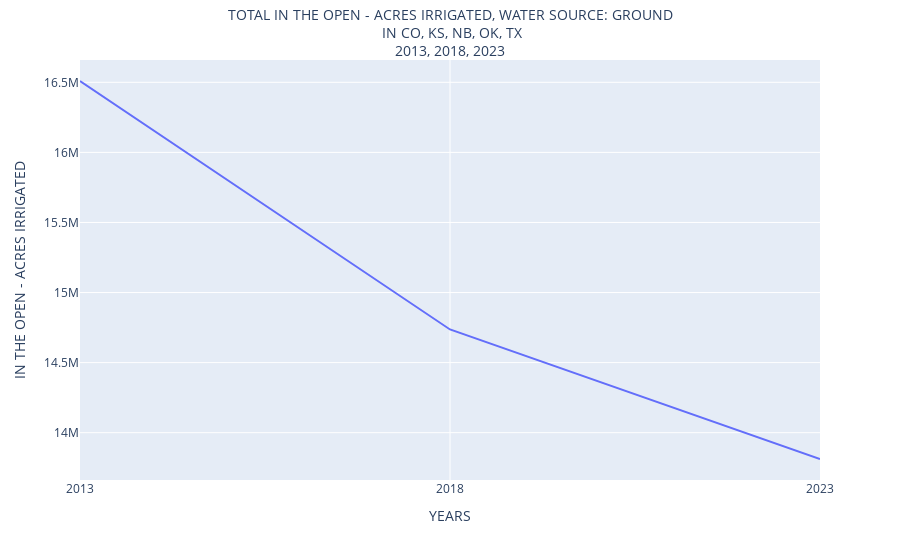

The code cell stored with this chart in its notebook:
### Code cell
data={'year': test['year'], 'value': by_year_vals}

##Creating a line chart
fig = px.line(data, x="year", y="value")

fig.update_layout(
    title={'text': "TOTAL IN THE OPEN - ACRES IRRIGATED, WATER SOURCE: GROUND<br> IN CO, KS, NB, OK, TX<br>2013, 2018, 2023",
           'x':0.5,
           'y':0.965,
           'font': dict(size=14),
           'xanchor':'center'},
    xaxis_title='YEARS',
    yaxis_title=test['data_item'][0],
)
fig.show()

### Figure 1 — Plotly figure (JSON) as saved in the notebook; plotly's stock layout.template omitted (floating-point values rounded to 4 significant figures)
{"data": [{"hovertemplate": "year=%{x}<br>value=%{y}<extra></extra>", "legendgroup": "", "line": {"color": "#636efa", "dash": "solid"}, "marker": {"symbol": "circle"}, "mode": "lines", "name": "", "orientation": "v", "showlegend": false, "type": "scatter", "x": ["2013", "2018", "2023"], "xaxis": "x", "y": [16509423, 14736482, 13812213], "yaxis": "y"}], "layout": {"autosize": true, "legend": {"tracegroupgap": 0}, "margin": {"t": 60}, "title": {"font": {"size": 14}, "text": "TOTAL IN THE OPEN - ACRES IRRIGATED, WATER SOURCE: GROUND<br> IN CO, KS, NB, OK, TX<br>2013, 2018, 2023", "x": 0.5, "xanchor": "center", "y": 0.965}, "xaxis": {"anchor": "y", "autorange": true, "domain": [0, 1], "range": [0, 2], "title": {"text": "YEARS"}, "type": "category"}, "yaxis": {"anchor": "x", "autorange": true, "domain": [0, 1], "range": [13662368, 16659268], "title": {"text": "IN THE OPEN - ACRES IRRIGATED"}, "type": "linear"}}}
